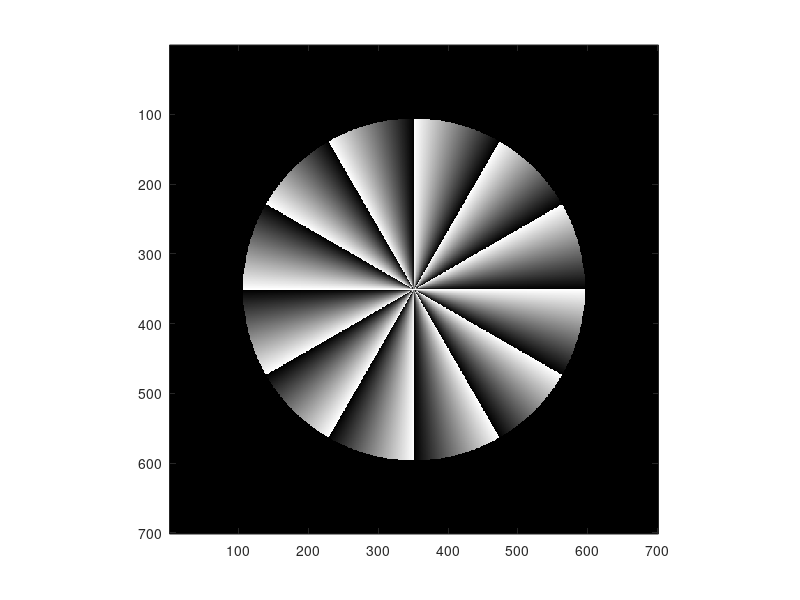

Write MATLAB code to recreate this figure.
%% Class Excersises Chapter 6

%written WP 1/30/18

%6.1
n = 101;
[X, Y] = meshgrid(linspace(-1,1,n));
X(30:40, 10:90)= .1;
X(60:70, 10:90)= .8;

imagesc(X);
colormap(gray(256))

%6.2
%a)
n = 701;
nseg = 6;
radius = .7;

[X,Y] = meshgrid(linspace(-1,1,n));

theta = atan2(Y, X)./pi;
theta = mod(theta*nseg, 1);

radiusimage = sqrt(X.^2+Y.^2);
aperture = NaN(size(radiusimage));
aperture(radiusimage<radius) = 1; apurture(radiusimage>=radius) = 0;

illusion = theta.*aperture;

imagesc(illusion); axis square

%b)
n = 701;
nseg = 6;
radius = .7;

[X,Y] = meshgrid(linspace(-1,1,n));

theta = atan2(Y, X)./pi;
theta = -mod(theta*nseg, 1);

radiusimage = sqrt(X.^2+Y.^2);
aperture = NaN(size(radiusimage));
aperture(radiusimage<radius) = 1; apurture(radiusimage>=radius) = 0;

illusion = theta.*aperture;

imagesc(illusion); axis square
